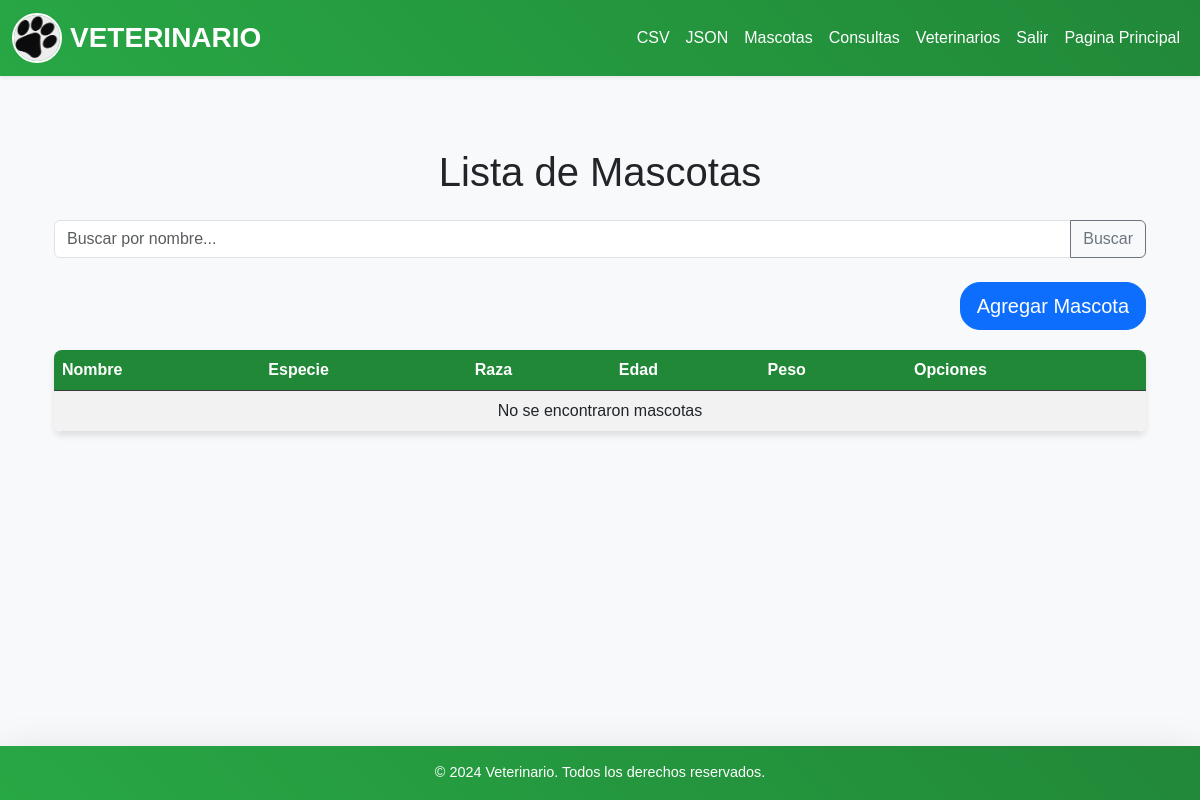
Before: /mascota/tabla (signed in) with the older database file.
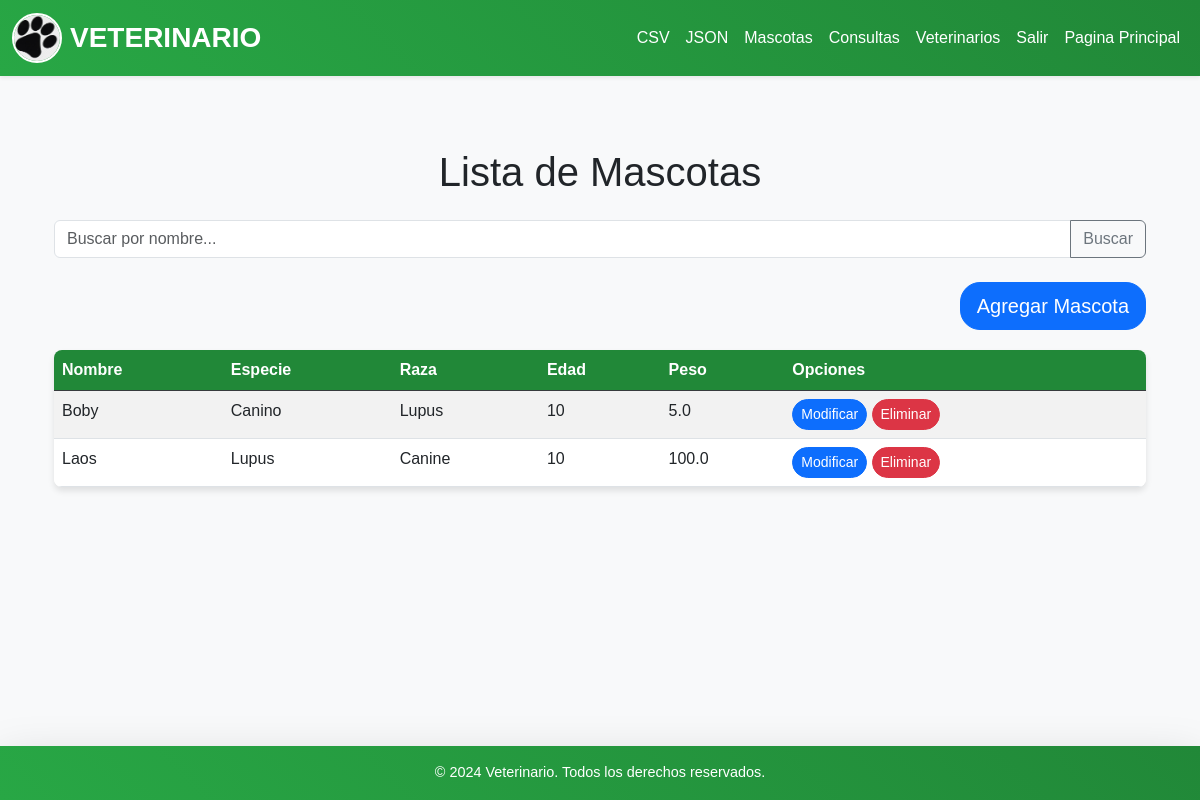
After: the same page with the newer database file.
### core/models.py (models this page shows, shortened)
class Mascota(models.Model):
    nombre = models.CharField("nombre", max_length=65)
    especie = models.CharField("especie", max_length=65)
    raza = models.CharField("raza", max_length=65)
    edad = models.IntegerField("edad")
    peso = models.FloatField("edad")
    class Meta:
        db_table = "mascotas"

### core/views.py (the view)
# urls.py: path("mascota/tabla", getMascota, name="mascotas"),
@login_required
def getMascota(request):
    busqueda = request.GET.get('search', '')
    if busqueda:
        mascotas = Mascota.objects.filter(
            Q(nombre__icontains=busqueda)
        )
    else:
        mascotas = Mascota.objects.all()
    context = {
        'mascotas': mascotas
    }
    return render(request, 'mascotas.html', context)

### core/templates/mascotas.html (shortened to what this page needs)
{% extends 'base.html' %}
{% load static %}
{% block content %}
<div class="container mt-5">
    <h1 class="text-center mb-4">Lista de Mascotas</h1>
    <form method="get" action="" class="mb-4">
        <div class="input-group">
            <input type="text" name="search" class="form-control" placeholder="Buscar por nombre..." value="{{ request.GET.search }}">
            <button class="btn btn-outline-secondary" type="submit">Buscar</button>
        </div>
    </form>
    <div class="mb-3 text-end">
        <a class="btn btn-primary btn-lg" href="{% url 'nueva-mascota' %}">Agregar Mascota</a>
    </div>
    <table class="table table-striped table-hover">
        <thead class="table-dark">
            <tr>
                <th>Nombre</th>
                <th>Especie</th>
                <th>Raza</th>
                <th>Edad</th>
                <th>Peso</th>
                <th>Opciones</th>
            </tr>
        </thead>
        <tbody>
            {% for mascota in mascotas %}
            <tr>
                <td>{{ mascota.nombre }}</td>
                <td>{{ mascota.especie }}</td>
                <td>{{ mascota.raza }}</td>
                <td>{{ mascota.edad }}</td>
                <td>{{ mascota.peso }}</td>
                <td>
                    <a href="{% url 'actualizar-mascota' mascota.id %}" class="btn btn-primary btn-sm">Modificar</a>
                    <a href="{% url 'eliminar-mascota' mascota.id %}" class="btn btn-danger btn-sm">Eliminar</a>
                </td>
            </tr>
            {% empty %}
            <tr>
                <td colspan="6" class="text-center">No se encontraron mascotas</td>
            </tr>
            {% endfor %}
        </tbody>
    </table>
</div>
{% endblock %}

### core/templates/base.html (shortened to what this page needs)
<!DOCTYPE html>
<html lang="es">
<head>
    <link href="https://cdn.jsdelivr.net/npm/bootstrap@5.3.0-alpha1/dist/css/bootstrap.min.css" rel="stylesheet">
    {% load static %}
    <link href="{% static 'styles.css' %}" rel="stylesheet">
</head>
<body class="bg-light">
<nav class="navbar navbar-expand-lg navbar-primary bg-success shadow-sm">
    <div class="container-fluid d-flex align-items-center">
        <a class="navbar-brand text-white d-flex align-items-center" href="#">
            <img src="{% static 'paws.jpg' %}" alt="Logo" class="rounded-circle me-2" style="width: 50px; height: 50px;">
            <span class="fw-bold fs-3 text-uppercase">Veterinario</span>
        </a>
        <div class="collapse navbar-collapse justify-content-end" id="navbarNav">
            <ul class="navbar-nav">
                <li class="nav-item">
                    <li class="nav-item">
                        <a class="nav-link text-white" href="{% url 'csv' %}">CSV</a>
                    </li>
                    <li class="nav-item">
                        <a class="nav-link text-white" href="{% url 'json' %}">JSON</a>
                    </li>
                    <li class="nav-item">
                        <a class="nav-link text-white" href="{% url 'mascotas' %}">Mascotas</a>
                    </li>
                    <li class="nav-item">
                        <a class="nav-link text-white" href="{% url 'consultas' %}">Consultas</a>
                    </li>
                    <li class="nav-item">
                        <a class="nav-link text-white" href="{% url 'veterinarios' %}">Veterinarios</a>
                    </li>
                    <li class="nav-item">
                        <a class="nav-link text-white" href="{% url 'logout' %}">Salir</a>
                    </li>
                    <li class="nav-item">
                        <a class="nav-link text-white" href="{% url 'inicio' %}">Pagina Principal</a>
                    </li>
            </ul>
        </div>
    </div>
</nav>
<div class="container py-4">
    {% block content %}
    {% endblock %}
</div>
<footer class="bg-success text-white text-center py-3 mt-4 shadow-lg">
    <p class="mb-0">&copy; 2024 Veterinario. Todos los derechos reservados.</p>
</footer>
</body>
</html>

### core/static/styles.css (style rules this page uses)
.navbar-primary { background: linear-gradient(45deg, #28a745, #218838); }
.navbar-brand img { border: 2px solid white; }
.table { margin-top: 20px; border-radius: 8px; overflow: hidden; background-color: white; box-shadow: 0 4px 6px rgba(0, 0, 0, 0.1); }
.table th { background-color: #218838; color: white; font-weight: bold; }
footer { font-size: 0.9rem; background: linear-gradient(45deg, #28a745, #218838); color: white; position: absolute; bottom: 0; width: 100%; }
.btn-primary, .btn-success , .btn-danger { border-radius: 20px; transition: transform 0.3s ease, background-color 0.3s ease; }

Changed rows visible on the page:
added Mascota: nombre "Boby", especie "Canino", raza "Lupus", edad "10", peso "5.0"
added Mascota: nombre "Laos", especie "Lupus", raza "Canine", edad "10", peso "100.0"
Other visible differences:
text no longer shown: "No se encontraron mascotas"
